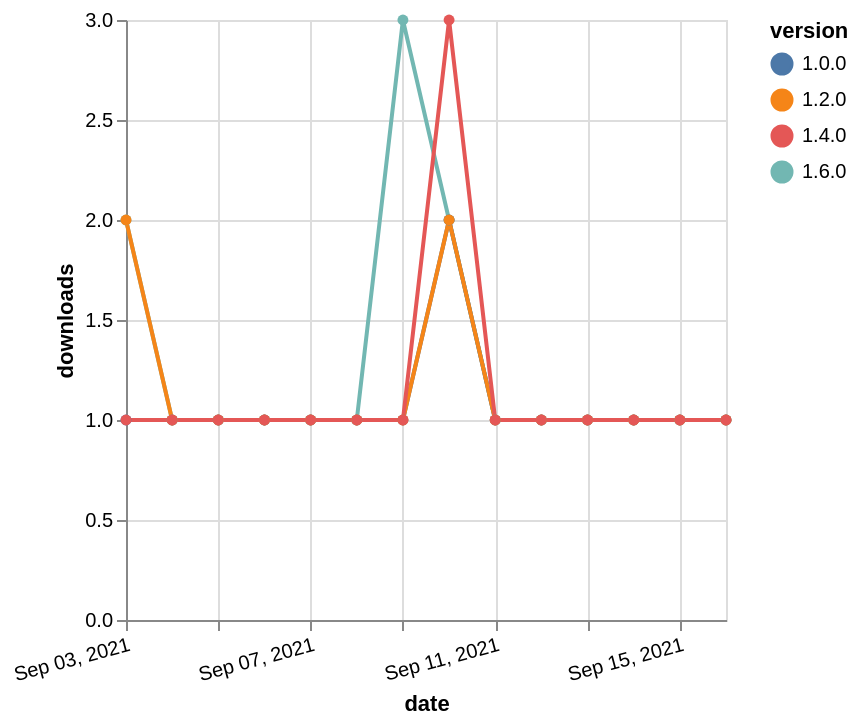

The Vega-Lite source for this figure:
### Vega-Lite specification from a JSON file in a GitHub repository (floating-point values rounded to 4 significant figures)
{"$schema": "https://vega.github.io/schema/vega-lite/v5.json", "description": "A simple bar chart with embedded data.", "data": {"values": [{"date": "2021-09-03", "total": 116, "delta": 2, "version": "1.6.0"}, {"date": "2021-09-04", "total": 117, "delta": 1, "version": "1.6.0"}, {"date": "2021-09-05", "total": 118, "delta": 1, "version": "1.6.0"}, {"date": "2021-09-06", "total": 119, "delta": 1, "version": "1.6.0"}, {"date": "2021-09-07", "total": 120, "delta": 1, "version": "1.6.0"}, {"date": "2021-09-08", "total": 121, "delta": 1, "version": "1.6.0"}, {"date": "2021-09-09", "total": 124, "delta": 3, "version": "1.6.0"}, {"date": "2021-09-10", "total": 126, "delta": 2, "version": "1.6.0"}, {"date": "2021-09-11", "total": 127, "delta": 1, "version": "1.6.0"}, {"date": "2021-09-12", "total": 128, "delta": 1, "version": "1.6.0"}, {"date": "2021-09-13", "total": 129, "delta": 1, "version": "1.6.0"}, {"date": "2021-09-14", "total": 130, "delta": 1, "version": "1.6.0"}, {"date": "2021-09-15", "total": 131, "delta": 1, "version": "1.6.0"}, {"date": "2021-09-16", "total": 132, "delta": 1, "version": "1.6.0"}, {"date": "2021-09-03", "total": 175, "delta": 1, "version": "1.0.0"}, {"date": "2021-09-04", "total": 176, "delta": 1, "version": "1.0.0"}, {"date": "2021-09-05", "total": 177, "delta": 1, "version": "1.0.0"}, {"date": "2021-09-06", "total": 178, "delta": 1, "version": "1.0.0"}, {"date": "2021-09-07", "total": 179, "delta": 1, "version": "1.0.0"}, {"date": "2021-09-08", "total": 180, "delta": 1, "version": "1.0.0"}, {"date": "2021-09-09", "total": 181, "delta": 1, "version": "1.0.0"}, {"date": "2021-09-10", "total": 183, "delta": 2, "version": "1.0.0"}, {"date": "2021-09-11", "total": 184, "delta": 1, "version": "1.0.0"}, {"date": "2021-09-12", "total": 185, "delta": 1, "version": "1.0.0"}, {"date": "2021-09-13", "total": 186, "delta": 1, "version": "1.0.0"}, {"date": "2021-09-14", "total": 187, "delta": 1, "version": "1.0.0"}, {"date": "2021-09-15", "total": 188, "delta": 1, "version": "1.0.0"}, {"date": "2021-09-16", "total": 189, "delta": 1, "version": "1.0.0"}, {"date": "2021-09-03", "total": 152, "delta": 2, "version": "1.2.0"}, {"date": "2021-09-04", "total": 153, "delta": 1, "version": "1.2.0"}, {"date": "2021-09-05", "total": 154, "delta": 1, "version": "1.2.0"}, {"date": "2021-09-06", "total": 155, "delta": 1, "version": "1.2.0"}, {"date": "2021-09-07", "total": 156, "delta": 1, "version": "1.2.0"}, {"date": "2021-09-08", "total": 157, "delta": 1, "version": "1.2.0"}, {"date": "2021-09-09", "total": 158, "delta": 1, "version": "1.2.0"}, {"date": "2021-09-10", "total": 160, "delta": 2, "version": "1.2.0"}, {"date": "2021-09-11", "total": 161, "delta": 1, "version": "1.2.0"}, {"date": "2021-09-12", "total": 162, "delta": 1, "version": "1.2.0"}, {"date": "2021-09-13", "total": 163, "delta": 1, "version": "1.2.0"}, {"date": "2021-09-14", "total": 164, "delta": 1, "version": "1.2.0"}, {"date": "2021-09-15", "total": 165, "delta": 1, "version": "1.2.0"}, {"date": "2021-09-16", "total": 166, "delta": 1, "version": "1.2.0"}, {"date": "2021-09-03", "total": 175, "delta": 1, "version": "1.4.0"}, {"date": "2021-09-04", "total": 176, "delta": 1, "version": "1.4.0"}, {"date": "2021-09-05", "total": 177, "delta": 1, "version": "1.4.0"}, {"date": "2021-09-06", "total": 178, "delta": 1, "version": "1.4.0"}, {"date": "2021-09-07", "total": 179, "delta": 1, "version": "1.4.0"}, {"date": "2021-09-08", "total": 180, "delta": 1, "version": "1.4.0"}, {"date": "2021-09-09", "total": 181, "delta": 1, "version": "1.4.0"}, {"date": "2021-09-10", "total": 184, "delta": 3, "version": "1.4.0"}, {"date": "2021-09-11", "total": 185, "delta": 1, "version": "1.4.0"}, {"date": "2021-09-12", "total": 186, "delta": 1, "version": "1.4.0"}, {"date": "2021-09-13", "total": 187, "delta": 1, "version": "1.4.0"}, {"date": "2021-09-14", "total": 188, "delta": 1, "version": "1.4.0"}, {"date": "2021-09-15", "total": 189, "delta": 1, "version": "1.4.0"}, {"date": "2021-09-16", "total": 190, "delta": 1, "version": "1.4.0"}]}, "width": "container", "mark": {"type": "line", "point": {"filled": true}}, "encoding": {"x": {"field": "date", "type": "temporal", "timeUnit": "yearmonthdate", "title": "date", "axis": {"labelAngle": -15}}, "y": {"field": "delta", "type": "quantitative", "title": "downloads"}, "color": {"field": "version", "type": "nominal"}, "tooltip": {"field": "delta"}}}
